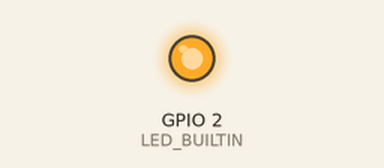
The sketch below on a simulated ESP8266 (NodeMCU). On the bench: output pins drawn as LEDs (lit = HIGH, except the on-board LED, lit = LOW). WiFi joins after 1.5 s; servers stay silent unless stated; network time is answered at once with the bench clock; uploads are accepted with an empty reply; the local clock reads 2024-03-15 10:24:30 at power-on unless the sketch sets it; what the sketch prints to the serial monitor is not drawn.

Above: at 3.3 s.
Timing chart, 0 to 8.3 s (numbered marks = the images above):
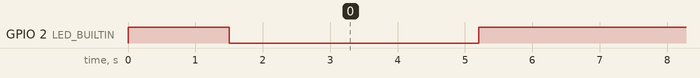

Measured:
- by itself, GPIO 2 (LED_BUILTIN): repeats every 5.2 s: HIGH 5.0 s, LOW 0.20 s

The sketch:

update_server_skeleton.ino
```cpp
#include "_config.h"
#include "calibration.h"

#include "SSD1306Wire.h"
#include <ESP8266WiFi.h>
#include <ESP8266HTTPClient.h>
#include <WiFiClient.h>
#include <ESP8266WebServer.h>
#include <ESP8266mDNS.h>
#include <ESP8266HTTPUpdateServer.h>
#include <NTPClient.h>
#include <WiFiUdp.h>
#include <Wire.h>


WiFiClient wifiClient;
WiFiUDP ntpUDP;
NTPClient timeClient(ntpUDP, "pool.ntp.org", utcOffsetInSeconds);

ESP8266WebServer httpServer(80);
ESP8266HTTPUpdateServer httpUpdater;

int counter = 0;

String wifiMacString;
String wifiIPString;
String timeString = "00:00:00";

void handleRoot() {
  char page[800];
  int sec = millis() / 1000;
  int min = sec / 60;
  int hr = min / 60;
  snprintf(page, 800,
           "<html>\
              <head>\
                <meta http-equiv='refresh' content='5'/>\
                <title>Environment Hub</title>\
                <style>\
                  body { background-color: #cccccc; font-family: Arial, Helvetica, Sans-Serif; Color: #000088; }\
                </style>\
              </head>\
              <body>\
                <p>Time: %s</p>\
                <p>Uptime: %02d:%02d:%02d</p>\
              </body>\
            </html>", timeString, hr, min % 60, sec % 60
          );
  httpServer.send(200, "text/html", page);
}


void setup()
{
    Serial.begin(115200);
    timeClient.begin();

    pinMode(LED_BUILTIN, OUTPUT);
    WiFi.mode(WIFI_AP_STA);
    WiFi.begin(ssid, password);

    Serial.println("Connecting");
    while (WiFi.status() != WL_CONNECTED)
    {
        digitalWrite(LED_BUILTIN, HIGH);
        delay(500);
        digitalWrite(LED_BUILTIN, LOW);
        Serial.print(".");

    }
    Serial.println("");
    Serial.print("Connected to WiFi network with IP Address: ");
    Serial.println(WiFi.localIP());
    MDNS.begin(host);

  httpServer.on("/", handleRoot);

  httpUpdater.setup(&httpServer, update_path, update_username, update_password);
  httpServer.begin();

  MDNS.addService("http", "tcp", 80);
  Serial.printf("HTTPUpdateServer ready! Open http://%s.local%s in your browser and login with username '%s' and password '%s'\n", host, update_path, update_username, update_password);
    wifiMacString = WiFi.macAddress();
    wifiIPString = WiFi.localIP().toString();

    httpServer.on("/", handleRoot);
}

void loop()
{
    httpServer.handleClient();
    MDNS.update();

    //Check WiFi connection status
    if (WiFi.status() == WL_CONNECTED)
    {
        if (millis() > (ntpInterval + ntpi)) {
          timeClient.update();
          timeString = timeClient.getFormattedTime();
          //Serial.println(timeClient.getFormattedTime());
          ntpi = millis();
        }

        HTTPClient http;

        // Your Domain name with URL path or IP address with path
        http.begin(wifiClient, serverName);

        // Specify content-type header
        http.addHeader("Content-Type", "application/x-www-form-urlencoded");

        String httpRequestData = "api_key=" + apiKeyValue;
        httpRequestData = httpRequestData + "&mac_address=" + String(wifiMacString) + "&ip_address=" + String(wifiIPString);

        if (millis() > (sendInterval + si)) {
          digitalWrite(LED_BUILTIN, LOW);
          // uncomment to see the post data in the monitor
          Serial.println(httpRequestData);

          // Send HTTP POST request
          int httpResponseCode = http.POST(httpRequestData);

          if (httpResponseCode > 0)
          {
              Serial.print("HTTP Response code: ");
              Serial.println(httpResponseCode);
          }
          else
          {
              Serial.print("Error code: ");
              Serial.println(httpResponseCode);
          }
          si = millis();
           digitalWrite(LED_BUILTIN, HIGH);
        }
        // Free resoclearurces
        http.end();
    }
    else
    {
        Serial.println("WiFi Disconnected");
    }
}
```

calibration.h
```cpp
/****
 *
 * Using this file to calibrate the senosors
 */

#ifndef _CALIBRATION_H
#define _CALIBRATION_H
  const int altitude = 60; // location altitude in meters
  float pressure_offset = 0.0;
  float temperature_offset = 0.0;
  int humidity_offset = 0;

#endif
```

_config.h
```cpp
#ifndef _CONFIG_H
#define _CONFIG_H
const int sendInterval = 5000;
unsigned long int si = 0;
const int ntpInterval = 1000;
unsigned long int ntpi = 0;

// Replace with your network credentials
const char *ssid = "BT-T6A2PN";
const char *password = "DKuAv9LaJtDda3";

const char* host = "esp8266-webupdate";
const char* update_path = "/ota";
const char* update_username = "admin";
const char* update_password = "admin";

// REPLACE with your Domain name and URL path or IP address with path
const char *serverName = "http://some-domain.co.uk";

// // API Key should we need it.
String apiKeyValue = "please-changeme-if-you-need-me";

String sensorName = "SI1702";
String sensorLocation = "Home";

String sensorId = "S1";

const long utcOffsetInSeconds = 3600;
char daysOfTheWeek[7][12] = {"Sunday", "Monday", "Tuesday", "Wednesday", "Thursday", "Friday", "Saturday"};


#endif
```
